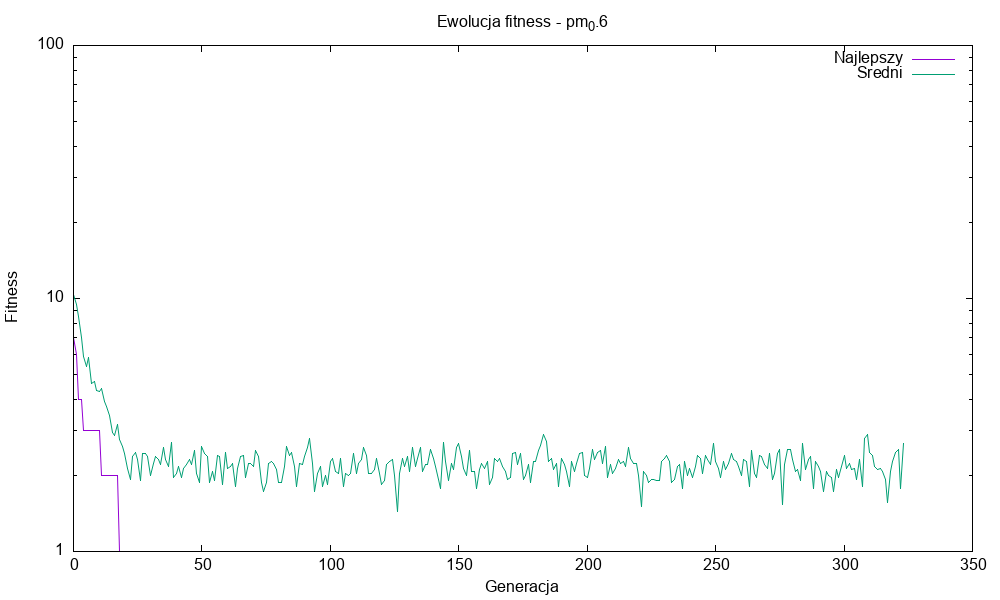

Recreate this plot in gnuplot.
set terminal png size 1000,600
set output 'plot_pm_0.6.png'
set title 'Ewolucja fitness - pm_0.6'
set xlabel 'Generacja'
set ylabel 'Fitness'
set logscale y
plot 'fitness_data_pm_0.6.txt' using 1:2 with lines title 'Najlepszy', 'fitness_data_pm_0.6.txt' using 1:3 with lines title 'Sredni'
